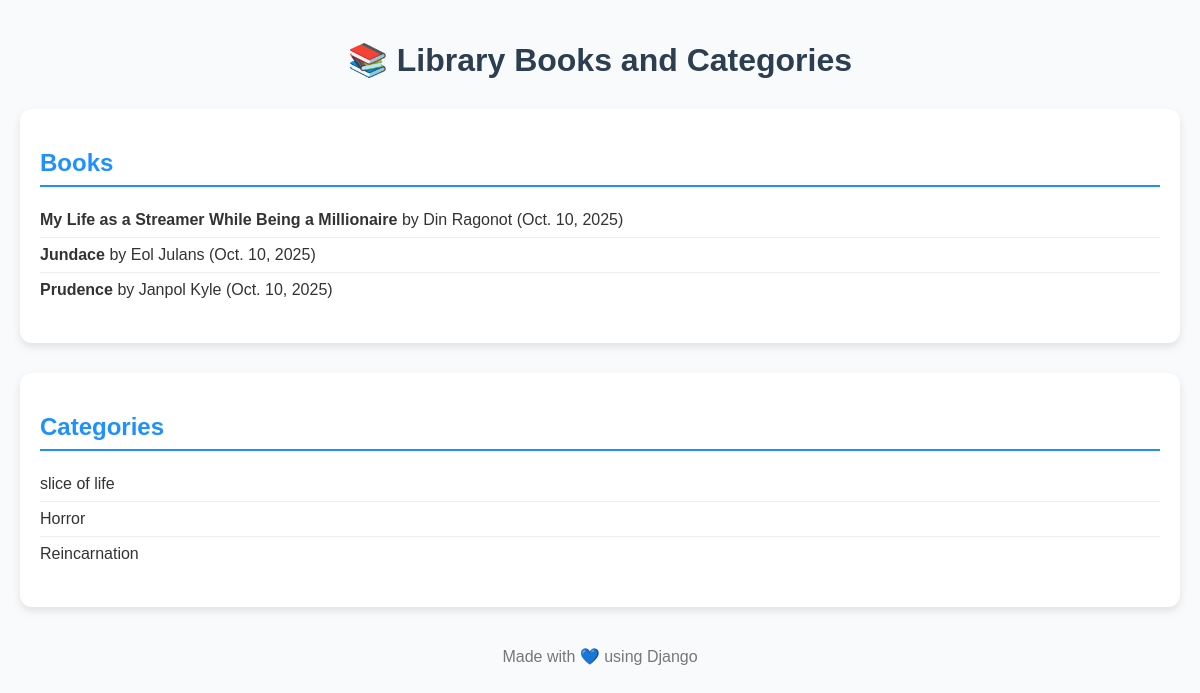
The page / on the database its author committed.
### library/models.py (models this page shows, shortened)
class Book(models.Model):
    title = models.CharField(max_length=200)
    author = models.ForeignKey(Author, on_delete=models.CASCADE)
    categories = models.ManyToManyField(Category)
    published = models.DateField()

class Author(models.Model):
    name = models.CharField(max_length=100)

class Category(models.Model):
    name = models.CharField(max_length=100)

### library/views.py (the view)
# urls.py: path('', views.library_home, name='library_home'),
def library_home(request):
    books = Book.objects.all()
    categories = Category.objects.all()
    return render(request, 'library/home.html', {'books': books, 'categories': categories})

### library/templates/library/home.html (shortened to what this page needs)
{% load static %}
<!DOCTYPE html>
<html>
<head>
    <link rel="stylesheet" href="{% static 'library/style.css' %}">
</head>
<body>
    <h1>📚 Library Books and Categories</h1>
    <div class="section">
        <h2>Books</h2>
        <ul>
        {% for book in books %}
            <li><strong>{{ book.title }}</strong> by {{ book.author.name }} ({{ book.published }})</li>
        {% endfor %}
        </ul>
    </div>
    <div class="section">
        <h2>Categories</h2>
        <ul>
        {% for category in categories %}
            <li>{{ category.name }}</li>
        {% endfor %}
        </ul>
    </div>
    <div class="footer">
        <p>Made with 💙 using Django</p>
    </div>
</body>
</html>

### library/static/style.css (style rules this page uses)
body { font-family: "Poppins", sans-serif; background-color: #f9fafb; color: #333; margin: 0; padding: 20px; }
h1 { text-align: center; color: #2c3e50; margin-bottom: 30px; }
.section { background: #fff; border-radius: 12px; box-shadow: 0 4px 8px rgba(0,0,0,0.1); padding: 20px; margin-bottom: 30px; }
.section h2 { color: #1e90ff; border-bottom: 2px solid #1e90ff; padding-bottom: 8px; margin-bottom: 15px; }
ul { list-style: none; padding: 0; }
li { padding: 8px 0; border-bottom: 1px solid #eee; }
li:last-child { border-bottom: none; }
.footer { text-align: center; margin-top: 40px; color: #777; }

### rows shown on the page
Book: title "My Life as a Streamer While Being a Millionaire", author.name "Din Ragonot", published "Oct. 10, 2025"
Book: title "Jundace", author.name "Eol Julans", published "Oct. 10, 2025"
Book: title "Prudence", author.name "Janpol Kyle", published "Oct. 10, 2025"
Category: name "slice of life"
Category: name "Horror"
Category: name "Reincarnation"
